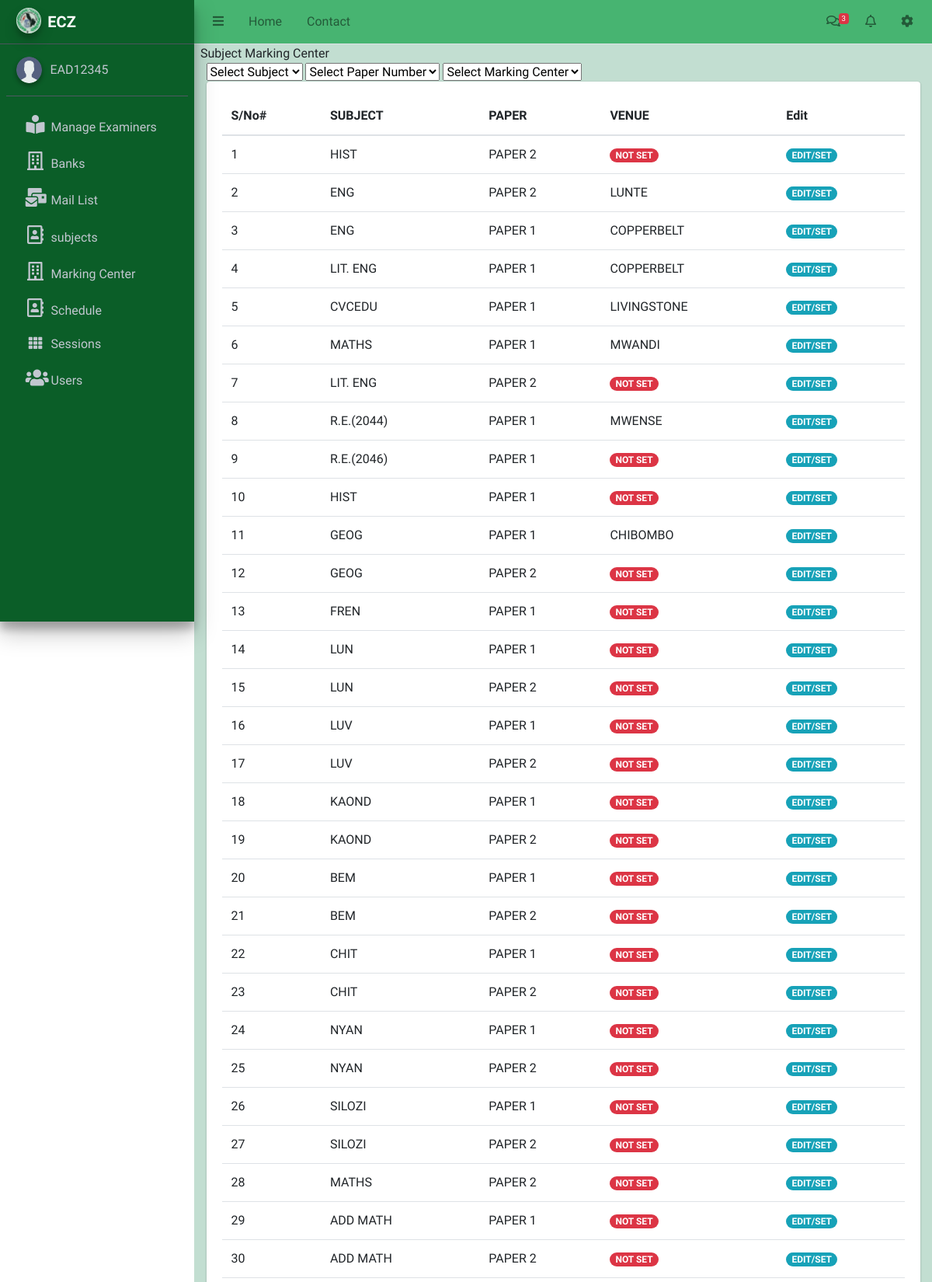
Screenshot of /subjects/marking-center/ (signed in, upper part) with the database file from the repository.
### Examiner/models.py (models this page shows)
class CustomUser(AbstractUser):
    user_type_data = ((0, "ADMIN"),(1, "EAD"), (2, "FAD"), (3, "Examiner"),(4,"Station-Admin"))
    user_type = models.IntegerField(default=1, choices=user_type_data)
    is_admin=models.BooleanField(default=False)

class MarkingVenue(models.Model):
    paper=models.ForeignKey(Paper,on_delete=models.CASCADE)
    center=models.CharField(max_length=50,choices=regions,null=True,blank=True)

class Paper(models.Model):
    subject=models.ForeignKey(Subject,to_field="subjectCode",on_delete=models.CASCADE)
    paper_number=models.IntegerField(default=0)
    paper_name=models.CharField(max_length=7)
    paper_description=models.CharField(max_length=50)
    def __str__(self):
        return self.paper_name

class Subject(models.Model):
    subjectCode=models.CharField(max_length=5,unique=True)
    subjectName=models.CharField(max_length=20,null=True)
    subjectDescription=models.CharField(max_length=50,null=True,blank=True)
    datecreated= models.DateField(auto_now=True)
    dateupdated= models.DateField(auto_now=True)
    def __str__(self):
       return self.subjectName

### Examiner/EADViews.py (the view, shortened to what this page needs)
# urls.py: path('subjects/marking-center/',EADViews.selectMarkingVenue,name='marking-center'),
@login_required()
def selectMarkingVenue(request):
    papers=Paper.objects.all()
    centers=['LUSAKA','COPPERBELT','MONZE','KAPIRI','LIVINGSTONE','CHOMA',
     'MWANDI','LUNTE','MWENSE','KASENENGWA','CHISAMBA',
     'CHIBOMBO']
    for item in papers:
        venue=MarkingVenue.objects.get_or_create(paper=item)
    venues=MarkingVenue.objects.all()
    codelist=[]
    for item in venues:
        codelist.append(item.paper.subject.subjectCode)
    subjects=Subject.objects.exclude(subjectCode__in=codelist)
    context={
        'subjects':subjects,
        'centers':centers,
        'venues':venues,
    }
    return render(request,'Subject/selectvenue.html',context)

### Examiner/templates/Subject/selectvenue.html (shortened to what this page needs)
{% extends 'base.html' %}
{% block content %}
Subject Marking Center
<div class="container">
<form method="POST" action="">
    <Select id="id_subject" name="subject_code">
    <option value=""> Select Subject</option>
    </select>
    <Select id="id_paper" name="paper_number">
        <option value=""> Select Paper Number</option>
    </select>
    <Select id="id_marking_center" name="center">
        <option value=""> Select Marking Center</option>
    </select>
    </form>
<div class="card">
    <div class="card-body">
        <table class="table" id ="venueTable">
            <thead>
                <tr>
                <th>S/No#</th>
                <th>SUBJECT</th>
                <th>PAPER</th>
                <th>VENUE</th>
                <th>Edit</th>
                </tr>
            </thead>
            <tbody>
                {% for item in venues %}
            <tr id="{{item.id}}">
                <td>{{forloop.counter}}</td>
                <td>{{item.paper.subject}}</td>
                <td>{{item.paper}}</td>
                <td>
                    {% if item.center|length > 1 %}
                    {{item.center}}
                    {%else%}
              <span class="badge badge-pill badge-danger" >NOT SET</span>
                    {% endif %}
                </td>
                <td><span class="badge badge-pill badge-info setVenue" data-toggle="modal" id="{{item.id}}" data-target="#venueModal" >EDIT/SET</span></td>
            </tr>
                {% endfor %}
            </tbody>
        </table>
    </div>
</div>
</div>
{% endblock content %}

### Examiner/templates/EAD/sidebar.html (shortened to what this page needs)
{% load static%}
<aside class="main-sidebar sidebar-dark-primary  elevation-4">
    <a href="{% url 'ead-home'%}" class="brand-link">
      <img src="{% static '/img/ECZ-Logo2.jpg'%}" alt="AdminLTE Logo" class="brand-image img-circle elevation-3" style="opacity: .8">
      <span class="brand-text font-weight-heavy"><strong>ECZ</strong></span>
    </a>
    <div class="sidebar">
      <div class="user-panel mt-3 pb-3 mb-3 d-flex">
        <div class="image">
          <img src="{% static 'dist/img/user.png'%}" class="img-circle elevation-2" alt="User Image">
        </div>
        <div class="info" id="user">
          <a href="#" class="d-block">{{ request.user.username}}</a>
        </div>
      </div>
      <nav class="sidebar mt-2">
        <ul class="nav nav-pills nav-sidebar flex-column" data-widget="treeview" role="menu" data-accordion="false" id="nav_accordion">
          <li class="nav-item has-submenu">
            <a href="#" class="nav-link">
              <i class='nav-icon fas fa-book-reader' style='font-size:24px'></i>
              <p>
                Manage Examiners
              </p>
            </a>
          </li>
          <li class="nav-item">
            <a href="{%url 'bank-list'%}" class="nav-link">
              <i class='nav-icon far fa-building' style='font-size:24px'></i
              <p>
              Banks
            </a>
          </li>
            <li class="nav-item">
            <a href="{%url 'mail-list'%}" class="nav-link">
              <i class='nav-icon fas fa-mail-bulk' style='font-size:24px'></i>
              <p>
              Mail List
              </p>
            </a>
          </li>
          <li class="nav-item has-submenu">
            <a href="#" class="nav-link">
              <i class='nav-icon far fa-address-book' style='font-size:24px'></i>
              <p>
                subjects
              </p>
            </a>
          </li>
          <li class="nav-item">
            <a href="{%url 'marking-center'%}" class="nav-link">
              <i class='nav-icon far fa-building' style='font-size:24px'></i
              <p>
              Marking Center
            </a>
          </li>
          <li class="nav-item has-submenu">
            <a href="#" class="nav-link">
              <i class='nav-icon far fa-address-book' style='font-size:24px'></i>
              <p>
                Schedule
              </p>
            </a>
          </li>
          <li class="nav-item has-submenu">
            <a href="" class="nav-link">
              <i class="nav-icon fas fa-th"></i>
              <p>
                Sessions
              </p>
            </a>
          </li>
        {% if request.user.is_admin == True %}
        <li class="nav-item has-submenu">
          <a href="" class="nav-link">
            <i class='nav-icon fas fa-users' style='font-size:24px'></i>
            <p>
              Users
            </p>
          </a>
        </li>
        {% endif %}
        </ul>
      </nav>
    </div>
  </aside>

### static/css/style1.css (style rules this page uses)
.main-sidebar { background-color:#0b5e28 }

### rows the page displays
CustomUser: user.username "EAD12345"
MarkingVenue: paper.subject "HIST", paper "PAPER 2", center "NOT SET"
MarkingVenue: paper.subject "ENG", paper "PAPER 2", center "LUNTE"
MarkingVenue: paper.subject "ENG", paper "PAPER 1", center "COPPERBELT"
MarkingVenue: paper.subject "LIT. ENG", paper "PAPER 1", center "COPPERBELT"
MarkingVenue: paper.subject "CVCEDU", paper "PAPER 1", center "LIVINGSTONE"
MarkingVenue: paper.subject "MATHS", paper "PAPER 1", center "MWANDI"
MarkingVenue: paper.subject "LIT. ENG", paper "PAPER 2", shows "NOT SET"
MarkingVenue: paper.subject "R.E.(2044)", paper "PAPER 1", center "MWENSE"
MarkingVenue: paper.subject "R.E.(2046)", paper "PAPER 1", shows "NOT SET"
MarkingVenue: paper.subject "HIST", paper "PAPER 1", shows "NOT SET"
MarkingVenue: paper.subject "GEOG", paper "PAPER 1", center "CHIBOMBO"
MarkingVenue: paper.subject "GEOG", paper "PAPER 2", shows "NOT SET"
MarkingVenue: paper.subject "FREN", paper "PAPER 1", shows "NOT SET"
MarkingVenue: paper.subject "LUN", paper "PAPER 1", shows "NOT SET"
MarkingVenue: paper.subject "LUN", paper "PAPER 2", shows "NOT SET"
MarkingVenue: paper.subject "LUV", paper "PAPER 1", shows "NOT SET"
MarkingVenue: paper.subject "LUV", paper "PAPER 2", shows "NOT SET"
MarkingVenue: paper.subject "KAOND", paper "PAPER 1", shows "NOT SET"
MarkingVenue: paper.subject "KAOND", paper "PAPER 2", shows "NOT SET"
MarkingVenue: paper.subject "BEM", paper "PAPER 1", shows "NOT SET"
MarkingVenue: paper.subject "BEM", paper "PAPER 2", shows "NOT SET"
MarkingVenue: paper.subject "CHIT", paper "PAPER 1", shows "NOT SET"
MarkingVenue: paper.subject "CHIT", paper "PAPER 2", shows "NOT SET"
MarkingVenue: paper.subject "NYAN", paper "PAPER 1", shows "NOT SET"
MarkingVenue: paper.subject "NYAN", paper "PAPER 2", shows "NOT SET"
MarkingVenue: paper.subject "SILOZI", paper "PAPER 1", shows "NOT SET"
MarkingVenue: paper.subject "SILOZI", paper "PAPER 2", shows "NOT SET"
MarkingVenue: paper.subject "MATHS", paper "PAPER 2", shows "NOT SET"
MarkingVenue: paper.subject "ADD MATH", paper "PAPER 1", shows "NOT SET"
MarkingVenue: paper.subject "ADD MATH", paper "PAPER 2", shows "NOT SET"
